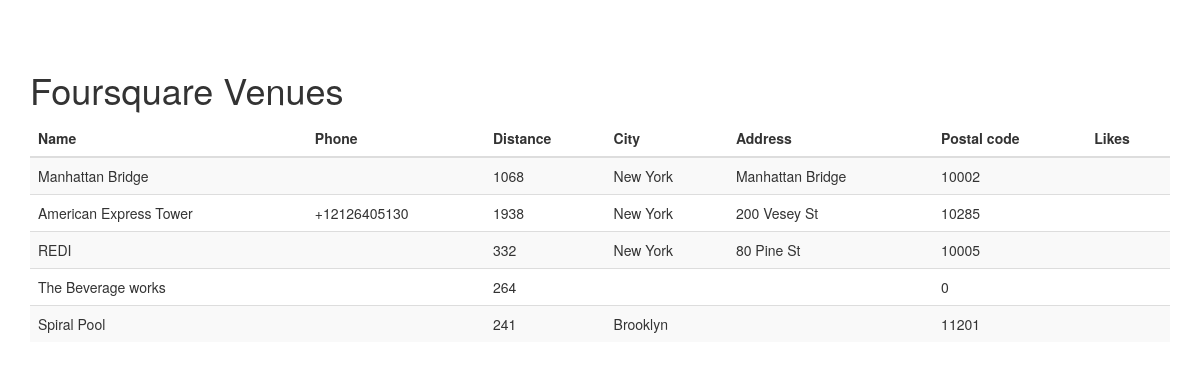
Page /list.php on the committed database.
### tables this page shows
CREATE TABLE IF NOT EXISTS `fap_venues` (
  `id` int(11) NOT NULL AUTO_INCREMENT,
  `venuId` varchar(100) DEFAULT NULL,
  `name` varchar(255) DEFAULT NULL,
  `phone` varchar(100) DEFAULT NULL COMMENT 'contact type field',
  `formattedPhone` varchar(100) DEFAULT NULL COMMENT 'contact type field',
  `address` varchar(255) DEFAULT NULL COMMENT 'location type field',
  `crossStreet` varchar(255) DEFAULT NULL COMMENT 'location type field',
  `lat` varchar(50) DEFAULT NULL COMMENT 'location type field',
  `lng` varchar(50) DEFAULT NULL COMMENT 'location type field',
  `distance` int(11) DEFAULT NULL COMMENT 'location type field',
  `postalCode` int(11) DEFAULT NULL COMMENT 'location type field',
  `cc` varchar(50) DEFAULT NULL COMMENT 'location type field',
  `city` varchar(255) DEFAULT NULL COMMENT 'location type field',
  `state` varchar(50) DEFAULT NULL COMMENT 'location type field',
  `country` varchar(50) DEFAULT NULL COMMENT 'location type field',
  `verified` tinyint(1) DEFAULT NULL,
  `url` varchar(255) DEFAULT NULL,
  `createdAt` datetime DEFAULT NULL,
  PRIMARY KEY (`id`)
);

### model/db.php (called while the page is built)
<?php
abstract class DB {
    function connectPDOMySql() {
        $dsn = DSN;
        $user = USERNAME;
        $password = PASSWORD;
        try {
            $pdoLink = new PDO($dsn, $user, $password);
        } catch (PDOException $e) {
            echo 'Connection Failed :: '.$e->getMessage();
            return false;
        }
        return $pdoLink;
    }
}

### model/venu.php (called while the page is built, shortened)
<?php
class Venu extends DB {
    private $pdo;
    public function __construct() {
        $this->pdo = $this->connectPDOMySql();
    }
    public function getRecords($table,$where=null,$order_by=null,$limit=null) {
        try {
            $query = "SELECT * FROM ".TABLE_PREFIX."{$table}";
            if($where)
                $query .= " WHERE {$where}";
            if($order_by)
                $query .= " ORDER BY {$order_by}";
            if($limit)
                $query .= " LIMIT {$limit}";
            $stmt = $this->pdo->prepare($query);
            if (!$stmt->execute()) {
                return false;
            }
            $this->result = $stmt->fetchAll(PDO::FETCH_OBJ);
            return $this->result;
        } catch (PDOException $e) {
            return false;
        }
    }
}

### list.php (the view, shortened to what this page needs)
<?php
require_once("model/db.php");
require_once("model/venu.php");
?>
<!DOCTYPE html>
<html lang="en">
    <head>
        <link href="extensions/bootstrap/css/bootstrap.min.css" rel="stylesheet">
        <link href="extensions/bootstrap/css/bootstrap-theme.min.css" rel="stylesheet">
        <link href="css/main.css" rel="stylesheet">
    </head>
    <body role="document">
        <div role="main" class="container theme-showcase main-wrapper">
            <h1>Foursquare Venues</h1>
            <?php
            $venue_obj = new FoursquareVenues(OAUTH);
            $venu_model = new Venu();
            $venus = $venu_model->getRecords("venues","DATE(createdAt)=CURDATE()","id DESC","5");
            if(count($venus)>0):
            ?>
            <div>
                <table class="table table-striped" width="647">
                    <thead>
                        <tr>
                            <th>Name</th>
                            <th>Phone</th>
                            <th>Distance</th>
                            <th>City</th>
                            <th>Address</th>
                            <th>Postal code</th>
                            <th>Likes</th>
                        </tr>
                    </thead>
                    <tbody>
                        <?php
                        foreach($venus as $venu){
                            $likes = $venue_obj->getLikes($venu->venuId);
                        ?>
                        <tr>
                            <td><?php echo $venu->name; ?></td>
                            <td><?php echo $venu->phone; ?></td>
                            <td><?php echo $venu->distance; ?></td>
                            <td><?php echo $venu->city; ?></td>
                            <td><?php echo $venu->address; ?></td>
                            <td><?php echo $venu->postalCode; ?></td>
                            <td><?php echo ($likes && isset($likes['response']['likes']['count'])) ? $likes['response']['likes']['count']:""; ?></td>
                        </tr>
                        <?php
                        }
                        ?>
                    </tbody>
                </table>
            </div>
            <?php
            endif;
            ?>
        </div>
    </body>
</html>

### css/main.css (style rules this page uses)
.main-wrapper { margin-top: 50px; }

### rows in the picture
fap_venues: name "Manhattan Bridge", distance "1068", city "New York", address "Manhattan Bridge", postalCode "10002"
fap_venues: name "American Express Tower", phone "+12126405130", distance "1938", city "New York", address "200 Vesey St", postalCode "10285"
fap_venues: name "REDI", distance "332", city "New York", address "80 Pine St", postalCode "10005"
fap_venues: name "The Beverage works", distance "264", postalCode "0"
fap_venues: name "Spiral Pool", distance "241", city "Brooklyn", postalCode "11201"
